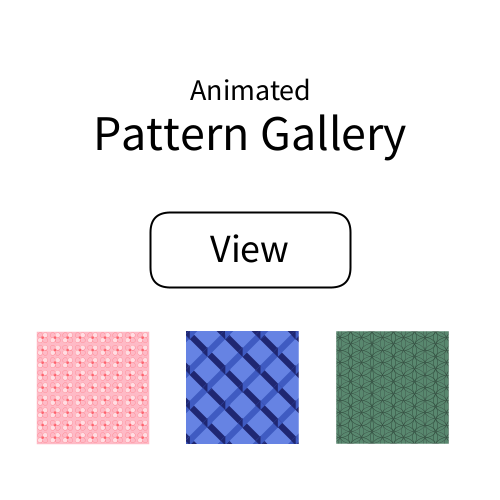
Frame 1 (no input)
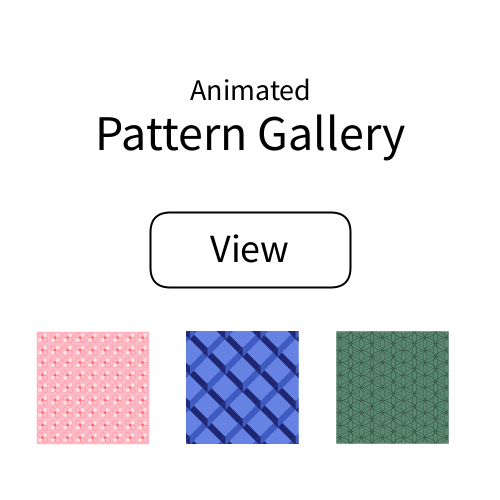
Frame 60 (the mouse pressed at the canvas centre just before this capture)
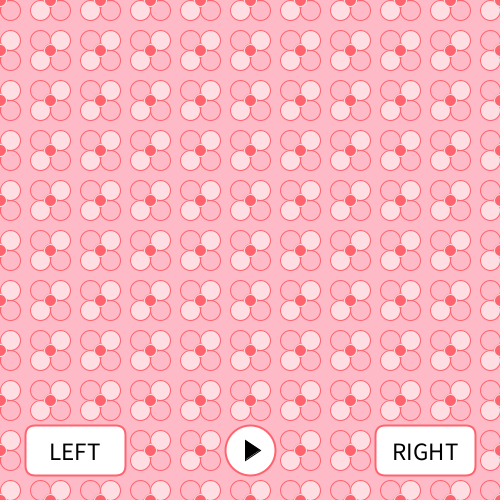
Frame 120 (the mouse held since frame 60 and released just before this capture)

The Processing sketch that drew these frames (run headless with seeded random() and noise(); from frame 60 on, the mouse is pressed at the canvas centre):

// Processing sketch: CheckPoint_1D
// ── CheckPoint_1D.pde
//Laila Wilcox
//Feb 3rd

//pallet
color black = #000000;
color white = #FFFFFF;

//pattern 1
color darkPink = #FE636E;
color medPink = #FEBAC6;
color lightPink = #FFDEE3;

//patern 2
color darkBlue = #1F2772;
color medBlue = #3F5BC2;
color lightBlue = #6683E3;

//patern 2
color darkGreen = #304A3C;
color medGreen = #59886F;
color lightGreen = #77A68E;


//variables
boolean intro = true;

int mode = 1;
boolean play = false;

float r2 = 4;
float m3 = 0;
float c3 = 255;
float dx1 = 0;
float ly1 = 0;

void setup() {
  size(500, 500);
  rectMode(CENTER);
  textAlign(CENTER);
}

void draw() {

  if (intro) {
    intro();
  } else{

  if (mode == 1) {
    pattern1();

    //pattern 3 animation
    if (play && dx1 < 20) {
      dx1 = dx1 + 0.5;
      ly1 =  ly1 + 0.5;
    }
    if (!play && dx1 > 0) {
      dx1 = dx1 - 1;
      ly1 =  ly1 - 1;
    }
  } else if (mode == 3) {
    pattern3();

    //pattern 3 animation
    if (play && m3 < 42) {
      m3 = m3 + 0.5;
      c3 = c3 - 4;
    }
    if (!play && m3 > 0) {
      m3 = m3 - 2;
      c3 = c3 + 16;
    }
  } else {
    pattern2();

    //pattern 2 animation
    if (play && r2 > -4) {
      r2 = r2 - 0.01;
    }
    if (!play && r2 <= 4) {
      r2 = r2 + 0.1;
    }
  }

  buttonLeft();
  buttonRight();
  playPauseButton();
  }
}

void reset() {
  play = false;
  r2 = 4;
  m3 = 0;
  c3 = 255;
  dx1 = 0;
  ly1 = 0;
}

// ── Buttons.pde
void playPauseButton() {
  fill(white);
  tactileCircle(250, 450, 25);
  circle(250, 450, 50);
  fill(black);
  if (play) {
    strokeWeight(3);
    stroke(black);
    line(245, 440, 245, 460);
    line(255, 440, 255, 460);
  } else {
    strokeWeight(1);
    stroke(black);
    triangle(245, 440, 245, 460, 260, 450);
  }
}

void buttonLeft() {
  fill(white);
  tactileRect(75, 450, 50, 25);
  rect(75, 450, 100, 50, 10);
  textSize(25);
  fill(black);
  text("LEFT", 75, 460);
}

void buttonRight() {
  fill(white);
  tactileRect(425, 450, 50, 25);
  rect(425, 450, 100, 50, 10);
  textSize(25);
  fill(black);
  text("RIGHT", 425, 460);
}


void tactileRect(int x, int y, int w, int h) {
  if (mouseX > x-w && mouseX < x+w && mouseY > y-h && mouseY < y+h) {
    strokeWeight(5);
  } else {
    strokeWeight(2);
  }
}

void tactileCircle(float x, float y, float r) {
  if (dist(x, y, mouseX, mouseY) < r) {
    strokeWeight(5);
  } else {
    strokeWeight(2);
  }
}

void mousePressed() {

  //play/pause button
  if (dist(250, 450, mouseX, mouseY) < 25 && play) {
    play = false;
  } else if (dist(250, 450, mouseX, mouseY) < 25 && !play) {
    play = true;
  }

  //left button
  if (mouseX > 25 && mouseX < 125 && mouseY > 425 && mouseY < 475) {
    if (mode < 3) {
      mode++;
      reset();
    } else {
      mode = 1;
      reset();
    }
  }

  //right button
  if (mouseX > 375 && mouseX < 475 && mouseY > 425 && mouseY < 475) {
    if (mode > 1) {
      mode--;
      reset();
    } else {
      mode = 3;
      reset();
    }
  }

  //intro button
  if (mouseX > 150 && mouseX < 350 && mouseY > 212.5 && mouseY < 287.5) {
    intro = false;
  }
}

// ── Intro.pde
void intro() {
  fill(white);
  noStroke();
  rect(250, 250, 500, 500);
  strokeWeight(1);

  preview();

  textSize(50);
  fill(black);
  text("Pattern Gallery", 250, 150);
  textSize(30);
  text("Animated", 250, 100);

  stroke(black);
  noFill();
  tactileRect(250, 250, 100, 37);
  rect(250, 250, 200, 75, 20);
  textSize(40);
  fill(black);
  text("View", 250, 262);
}

void preview() {
  //pattern 2
  pushMatrix();
  translate(180, 325);
  scale(0.25);
  pattern2();
  strokeWeight(300);
  stroke(white);
  noFill();
  rect(250, 250, 750, 750);
  popMatrix();

  //pattern 1
  pushMatrix();
  translate(30, 325);
  scale(0.25);
  pattern1();
  strokeWeight(50);
  stroke(white);
  noFill();
  rect(250, 250, 500, 500);
  popMatrix();
  
  //pattern 3
  pushMatrix();
  translate(330, 325);
  scale(0.25);
  pattern3();
  strokeWeight(150);
  stroke(white);
  noFill();
  rect(250, 250, 600, 600);
  popMatrix();
}

// ── Pattern_1.pde
void pattern1() {
  int x = 0;
  int y = 0;
  int i = 0;

  fill(medPink);
  noStroke();
  rect(250, 250, 500, 500);
  strokeWeight(1);

  while (i <= 10) {
    if (x <= 500) {

      stroke(darkPink);
      fill(medPink);
      circle(x-10+dx1, y-10, 20);
      circle(x+10-dx1, y+10, 20);
      fill(lightPink);
      circle(x+10, y-10+ly1, 20);
      circle(x-10, y+10-ly1, 20);

      fill(darkPink);
      stroke(lightPink);
      circle(x, y, 12);

      x = x+50;
    } else {
      x = 0;
      y = y+50;
      i++;
    }
  }
  stroke(darkPink);
}

// ── Pattern_2.pde
void pattern2() {

  fill(lightBlue);
  noStroke();
  rect(250, 250, 500, 500);

  pushMatrix();
  translate(250, 605);
  rotate(PI/0.8);
  lines();
  popMatrix();

  int c = 0;
  float x = 39;
  float y = 39;
  boolean shift = true;


  while (c < 25) {

    pushMatrix();
    translate(x, y);
    crossHair();
    popMatrix();
    x = x+141;

    c++;

    if (x > 500) {
      y = y+70.6;
      shift = !shift;
      if (shift) {
        x = 39.5;
      } else {
        x = 109.2;
      }
    }
  }
}

void lines() {
  int yD = -150;
  int xM = -150;
  int c = 0;

  while (c < 8) {
    stroke(darkBlue);
    strokeWeight(25);
    line(-100, yD, 600, yD);

    stroke(medBlue);
    strokeWeight(25);
    line(xM, -100, xM, 600);

    yD = yD+100;
    xM = xM+100;
    c++;
  }
}

void crossHair() {
  pushMatrix();
  rotate(-PI/r2);
  stroke(medBlue);
  fill(medBlue);
  strokeWeight(1);
  rect(0, 0, 25, 25);
  
  strokeWeight(1);
  stroke(darkBlue);
  fill(darkBlue);
  triangle(-12.5, -12.5, -12.5, 12.5, 12.5, -12.5);
  popMatrix();
}

// ── Pattern_3.pde
void pattern3() {
  fill(medGreen);
  noStroke();
  rect(250, 250, 500, 500);

  stroke(darkGreen);
  circles();
  pushMatrix();
  translate(42 + m3, 25);
  stroke(lightGreen);
  circles();
  stroke(darkGreen, c3);
  circles();
  popMatrix();
}

void circles() {
  float x = -25;
  float y = -50;

  while (y <= 500) {
    x = -45;
    while (x <= 545) {

      strokeWeight(2);
      noFill();
      circle(x, y, 100);
      x = x+85;
    }
    y = y + 50;
  }
}
